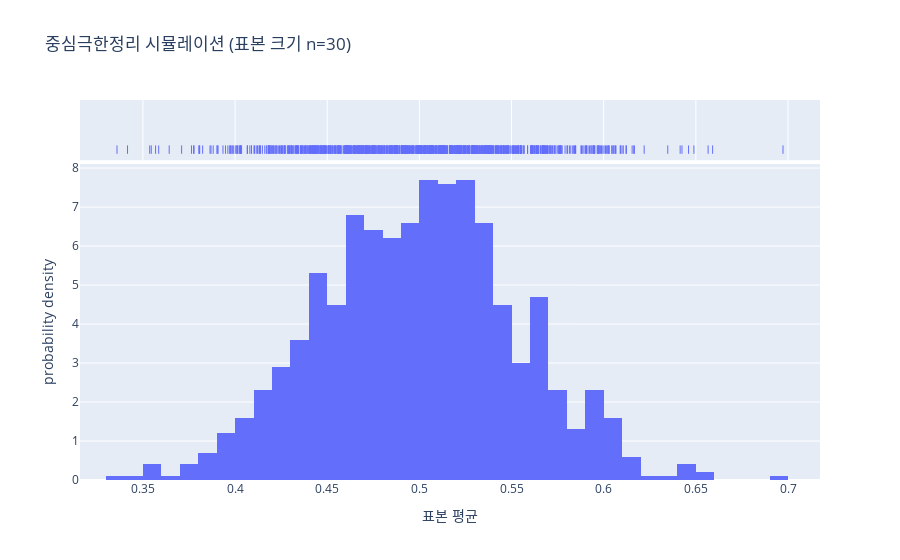

Notebook cell for this chart:
### Code cell
# Plotly Express를 사용하여 히스토그램 및 KDE(커널 밀도 추정) 플롯 생성
fig_clt = px.histogram(df_clt, x='Sample Means', nbins=50,
                       title=f'중심극한정리 시뮬레이션 (표본 크기 n={sample_size})',
                       labels={'Sample Means': '표본 평균'},
                       histnorm='probability density', # 정규화된 히스토그램 (밀도)
                       marginal="rug") # 데이터 포인트 위치 표시

# 표본 평균들의 평균과 표준편차 (이론값과 비교)
mean_of_sample_means = np.mean(sample_means_clt)
std_of_sample_means = np.std(sample_means_clt) # 이것이 바로 표준오차(Standard Error)

print(f"표본 평균들의 평균: {mean_of_sample_means:.4f} (이론값: 모평균 μ ≈ {mu:.4f})")
print(f"표본 평균들의 표준편차 (표준오차): {std_of_sample_means:.4f} (이론값: σ/√n ≈ {sigma/np.sqrt(sample_size):.4f})")

fig_clt.show()

### Figure 1 — Plotly figure (JSON) as saved in the notebook; plotly's stock layout.template omitted (floating-point values rounded to 4 significant figures; data arrays with more than 128 entries replaced by an {"elided": "..."} marker saying what was removed)
{"data": [{"bingroup": "x", "histnorm": "probability density", "hovertemplate": "표본 평균=%{x}<br>probability density=%{y}<extra></extra>", "legendgroup": "", "marker": {"color": "#636efa", "pattern": {"shape": ""}}, "name": "", "nbinsx": 50, "orientation": "v", "showlegend": false, "type": "histogram", "x": {"elided": "1000 float values"}, "xaxis": "x", "yaxis": "y"}, {"boxpoints": "all", "fillcolor": "rgba(255,255,255,0)", "hoveron": "points", "hovertemplate": "표본 평균=%{x}<extra></extra>", "jitter": 0, "legendgroup": "", "line": {"color": "rgba(255,255,255,0)"}, "marker": {"color": "#636efa", "symbol": "line-ns-open"}, "name": "", "showlegend": false, "type": "box", "x": {"elided": "1000 float values"}, "xaxis": "x2", "yaxis": "y2"}], "layout": {"barmode": "relative", "legend": {"tracegroupgap": 0}, "title": {"text": "중심극한정리 시뮬레이션 (표본 크기 n=30)"}, "xaxis": {"anchor": "y", "domain": [0, 1], "title": {"text": "표본 평균"}}, "xaxis2": {"anchor": "y2", "domain": [0, 1], "matches": "x", "showgrid": true, "showticklabels": false}, "yaxis": {"anchor": "x", "domain": [0, 0.8316], "title": {"text": "probability density"}}, "yaxis2": {"anchor": "x2", "domain": [0.8416, 1], "matches": "y2", "showgrid": false, "showline": false, "showticklabels": false, "ticks": ""}}}
